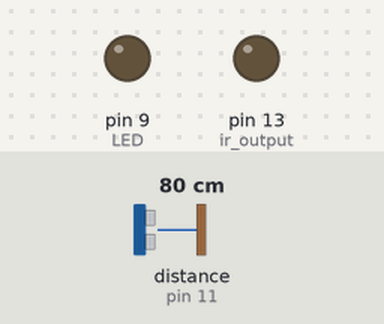
A sketch run on a simulated Arduino Uno, built with avr-gcc and run on an emulated ATmega328P. Shown: output pins drawn as LEDs (lit = HIGH). The test bench sets the inputs (shaded band); at power-on: distance to the obstacle (sensor on pin 11) 80 cm. The echo pulse lasts 58.3 µs per cm; pins used as bus, display or sensor lines are not drawn; what the sketch prints to the serial monitor is not drawn.

Above: at 0.05 s.
Timing chart, 0 to 3.5 s (numbered marks = the images above):
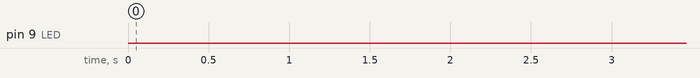

Measured:
- by itself, pin 9 (LED): LOW → HIGH at 16.4 s, → LOW 0.75 s later, → HIGH 0.76 s later, → LOW 0.75 s later, … (151 changes in this stretch)

The sketch:

with_sensors.ino
```cpp
#include <Servo.h> //servo motors library
#include <NewPing.h> //ultrasonic sensor library
#include <math.h> // math library
int dt = 750; //delay by 0.75 sec
// declaring servo pins on SSC-32U
// Pin 0:base, pin 1:shoulder, pin 2:elbow
// pin 3:wrist, pin 4:gripper, pin 5: wrist rotate
const int trigpin = 10;
const int echopin = 11;
int ir_output = 13;
int ir_input = 3;
int LED = 9;
float duration;
float distance;
int gripper;
int base_pin = 0;
int shoulder_pin = 1;
int elbow_pin = 2;
int wrist_pin = 3;
int gripper_pin = 4;
int wrist_rotate_pin = 5;
int minFreq = 500; //minimum frequency
int maxFreq = 2500; //maximum frequency
int minVal[6] = {-90,-90,-150,-90,0,-90}; // minimum angles for each servo
int maxVal[6] = {90,70,90,90,1,90}; // maximum angles for each servo
//int range = 40; // ultrasonic range
// need to check how to calculate the range from the ball to the ultrasonic sensor
//NewPing sonar (10, 11, range); // (trigger pin, echo pin, range) // declaring object

void setup() {
  // put your setup code here, to run once:
  Serial.begin (9600); //baud rate
  pinMode(ir_output,OUTPUT); // IR sensor output
  pinMode(ir_input,INPUT);   // IR sensor input
  pinMode(trigpin,OUTPUT);   // ultrasonic output
  pinMode(echopin,INPUT);    // ultrasonic input
  pinMode(LED,OUTPUT);       // LED pin
}
int mapping(int value,int pin){
  int position_in_sequence = map(value,minVal[pin],maxVal[pin],minFreq,maxFreq);           //map(value, fromLow, fromHigh, toLow, toHigh)
  return position_in_sequence;
}
void sendMoves(int pin, int position, int speed){
  //A typical line of code for the SSC-32 servo controller would be: #15 P1500 T500
  //# represents the pin number on the SSC-32 that the servo is connected to
  //P represents the position that the servo motor should rotate to
  //T represents the time that the servo should take to rotate to the desired position
  // Serial.println("# Servo_pin Puls Time for excute motion");
  int new_position = mapping(position,pin);
  Serial.print("#");
  Serial.print(pin);
  Serial.print(" P");
  Serial.print(new_position);
  Serial.print(" T");
  Serial.print(speed);
}

void moveServo(int base, int shoulder, int elbow, int wrist, int gripper, int wrist_rotate, int speed){
  sendMoves (base_pin, base, speed);
  sendMoves (shoulder_pin, shoulder, speed);
  sendMoves (elbow_pin, elbow, speed);
  sendMoves (wrist_pin, wrist, speed);
  sendMoves (gripper_pin, gripper, speed);
  sendMoves (wrist_rotate_pin, wrist_rotate, speed);
}
void move_after_hitting(){
  moveServo(0, 0, -5, 35, 0.75, 0, 2500);      //Clearance --
  delay (dt);
  moveServo(-81, -20, -5, -40, 0.75, 0, 2500); //Above ball in hole
  delay (5000);
  moveServo(-81, -28.5, -5, -40, 0.75, 0, 2500); //At ball in hole
  delay (5000);
  moveServo(-81, -28.5, -5, -40, 1, 0, 750);     //Gripping ball on level ground
  delay (2500);
  moveServo(-81, -20, -5, -40, 1, 0, 750);       //Hole Clearance
  delay (2500);
  moveServo(0, -22, 8, -43.38, 1, 0, 2500);       //Holding ball 30mm above tee
  delay (5000);
  moveServo(0, -24.4, 8, -43.38, 0.75, 0, 2500);       //Dropping Ball 30mm above tee --
  delay (2000);
  moveServo(0, -10, 8, -43.38, 0.75, 0, 1750);       //Lifting above tee --
  delay (3500);
}
void ultrasonic(){
  while (1){
  // to measure the distance using ultrasonic sensor we need to do the calculation
  // Distance = (Time * SpeedOfSound)/2
  //speed of sound 343 m/s
  digitalWrite(trigpin,HIGH);
  delayMicroseconds(10);
  digitalWrite(trigpin,LOW);
  duration = pulseIn(echopin,HIGH);
  distance = duration*0.0343/2; // speed of sound in usec
    if (distance >= 29 && distance <=31){ // distance between sensor and ball
      //continue movement
      move_after_hitting ();
      return;
    }else{
      digitalWrite(LED, HIGH);
      delay (dt);
      digitalWrite(LED, LOW);
      delay (dt);
    }
  }
}
void IR(){
  if (digitalRead (3) == HIGH) {
    gripper = 1;
  }else{
    gripper = 0;
  }
}
void loop() {
  // ssc-32 = pulse from 500 0 till 2500 180
  // Pin 0:base,//pin 1:shoulder, //pin 2:elbow
  // pin 3:wrist, //pin 4:gripper //pin 5: wrist rotate
  moveServo(81, 0, -5, 30, 0.75, 0, 2500);      //Position club // double check the value of gripper --
  delay (2750);
  moveServo(81, -23, -5, 35, 0.75, 0, 2500);    //Lower Arm
  delay (2250);
  moveServo(81, -23, -5, 35, 1, 0, 3500);       //Grabbing club // double check the value of gripper
  delay (3000);
  moveServo(81, 0, -5, 35, 1, 0, 2500);         //Lifting club
  delay (dt);
  moveServo(81, 0, -5, 30, 1, 0, 2500);         //Ready to swing
  delay (dt);
  moveServo(-20, 0, 8.38, 30, 1, 0, 700);       //Swing club
  delay (3000);
  moveServo(81, -23, -5, 35, 1, 0, 2500);       //Replacing club
  delay (3000);
  moveServo(81, 10, -5, 30, 1, 0, 2500);       //Lifting for clearance
  delay (dt);
  ultrasonic ();
}
```
